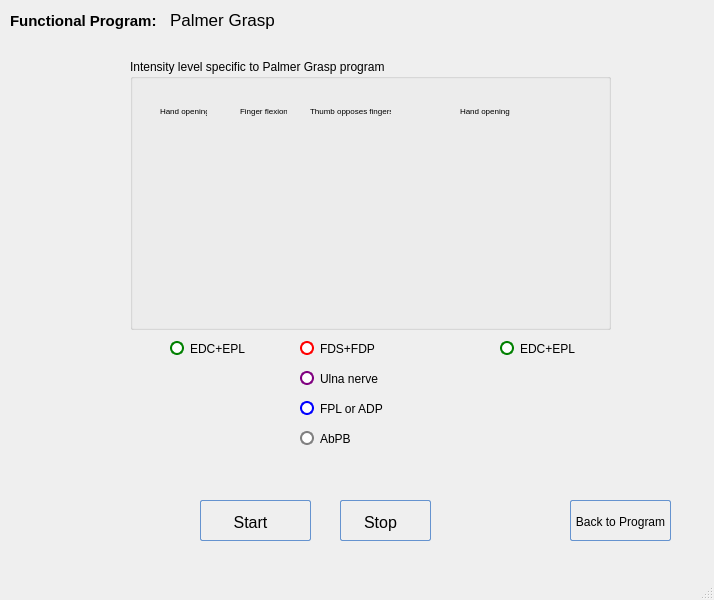
<?xml version="1.0" encoding="UTF-8"?>
<ui version="4.0">
 <class>ProgramPalmerGrasp</class>
 <widget class="QMainWindow" name="ProgramPalmerGrasp">
  <property name="geometry">
   <rect>
    <x>0</x>
    <y>0</y>
    <width>714</width>
    <height>600</height>
   </rect>
  </property>
  <property name="windowTitle">
   <string>MainWindow</string>
  </property>
  <widget class="QWidget" name="centralwidget">
   <widget class="QLabel" name="label_three">
    <property name="geometry">
     <rect>
      <x>320</x>
      <y>460</y>
      <width>47</width>
      <height>13</height>
     </rect>
    </property>
    <property name="font">
     <font>
      <weight>75</weight>
      <bold>true</bold>
     </font>
    </property>
    <property name="text">
     <string/>
    </property>
   </widget>
   <widget class="QLabel" name="label_two">
    <property name="geometry">
     <rect>
      <x>260</x>
      <y>480</y>
      <width>47</width>
      <height>13</height>
     </rect>
    </property>
    <property name="font">
     <font>
      <weight>75</weight>
      <bold>true</bold>
     </font>
    </property>
    <property name="text">
     <string/>
    </property>
   </widget>
   <widget class="QLabel" name="label_five">
    <property name="geometry">
     <rect>
      <x>400</x>
      <y>460</y>
      <width>47</width>
      <height>13</height>
     </rect>
    </property>
    <property name="font">
     <font>
      <weight>75</weight>
      <bold>true</bold>
     </font>
    </property>
    <property name="text">
     <string/>
    </property>
   </widget>
   <widget class="QLabel" name="label_one">
    <property name="geometry">
     <rect>
      <x>260</x>
      <y>460</y>
      <width>47</width>
      <height>13</height>
     </rect>
    </property>
    <property name="font">
     <font>
      <weight>75</weight>
      <bold>true</bold>
     </font>
    </property>
    <property name="text">
     <string/>
    </property>
   </widget>
   <widget class="QLabel" name="label_four">
    <property name="geometry">
     <rect>
      <x>320</x>
      <y>480</y>
      <width>47</width>
      <height>13</height>
     </rect>
    </property>
    <property name="font">
     <font>
      <weight>75</weight>
      <bold>true</bold>
     </font>
    </property>
    <property name="text">
     <string/>
    </property>
   </widget>
   <widget class="QRadioButton" name="radioButton_four">
    <property name="geometry">
     <rect>
      <x>170</x>
      <y>340</y>
      <width>141</width>
      <height>17</height>
     </rect>
    </property>
    <property name="styleSheet">
     <string notr="true">QRadioButton {
color: black;
}

QRadioButton::indicator {
width: 11px;
height: 11px;
border-radius: 5px;
}

QRadioButton::indicator::unchecked{ 
border: 2px solid; 
border-color: green;
border-radius: 7px;
background-color: white; 
width: 10px; 
height: 10px; 
}

QRadioButton::indicator::checked{ 
border: 2px solid; 
border-color: green;
border-radius: 7px;
background-color: black; 
width: 10px; 
height: 10px; 
}</string>
    </property>
    <property name="text">
     <string>EDC+EPL</string>
    </property>
   </widget>
   <widget class="QRadioButton" name="radioButton_three">
    <property name="geometry">
     <rect>
      <x>300</x>
      <y>400</y>
      <width>141</width>
      <height>17</height>
     </rect>
    </property>
    <property name="styleSheet">
     <string notr="true">QRadioButton {

color: black;
}

QRadioButton::indicator {
width: 11px;
height: 11px;
border-radius: 5px;
}

QRadioButton::indicator::unchecked{ 
border: 2px solid; 
border-color: blue;
border-radius: 7px;
background-color: white; 
width: 10px; 
height: 10px; 
}

QRadioButton::indicator::checked{ 
border: 2px solid; 
border-color: blue;
border-radius: 7px;
background-color: black; 
width: 10px; 
height: 10px; 
}</string>
    </property>
    <property name="text">
     <string>FPL or ADP</string>
    </property>
   </widget>
   <widget class="QRadioButton" name="radioButton_one">
    <property name="geometry">
     <rect>
      <x>300</x>
      <y>340</y>
      <width>171</width>
      <height>17</height>
     </rect>
    </property>
    <property name="styleSheet">
     <string notr="true">QRadioButton {
color: black;
}

QRadioButton::indicator {
width: 11px;
height: 11px;
border-radius: 5px;
}

QRadioButton::indicator::unchecked{ 
border: 2px solid; 
border-color: red;
border-radius: 7px;
background-color: white; 
width: 10px; 
height: 10px; 
}

QRadioButton::indicator::checked{ 
border: 2px solid; 
border-color: red;
border-radius: 7px;
background-color: black; 
width: 10px; 
height: 10px; 
}</string>
    </property>
    <property name="text">
     <string>FDS+FDP</string>
    </property>
   </widget>
   <widget class="QRadioButton" name="radioButton_two">
    <property name="geometry">
     <rect>
      <x>300</x>
      <y>370</y>
      <width>161</width>
      <height>17</height>
     </rect>
    </property>
    <property name="styleSheet">
     <string notr="true">QRadioButton {
color: black;
}

QRadioButton::indicator {
width: 11px;
height: 11px;
border-radius: 5px;
}

QRadioButton::indicator::unchecked{ 
border: 2px solid; 
border-color: purple;
border-radius: 7px;
background-color: white; 
width: 10px; 
height: 10px; 
}

QRadioButton::indicator::checked{ 
border: 2px solid; 
border-color: purple;
border-radius: 7px;
background-color: black; 
width: 10px; 
height: 10px; 
}</string>
    </property>
    <property name="text">
     <string>Ulna nerve</string>
    </property>
   </widget>
   <widget class="QRadioButton" name="radioButton_five">
    <property name="geometry">
     <rect>
      <x>500</x>
      <y>340</y>
      <width>151</width>
      <height>17</height>
     </rect>
    </property>
    <property name="styleSheet">
     <string notr="true">QRadioButton {

color: black;
}

QRadioButton::indicator {
width: 11px;
height: 11px;
border-radius: 5px;
}

QRadioButton::indicator::unchecked{ 
border: 2px solid; 
border-color: green;
border-radius: 7px;
background-color: white; 
width: 10px; 
height: 10px; 
}

QRadioButton::indicator::checked{ 
border: 2px solid; 
border-color: green;
border-radius: 7px;
background-color: black; 
width: 10px; 
height: 10px; 
}</string>
    </property>
    <property name="text">
     <string>EDC+EPL</string>
    </property>
   </widget>
   <widget class="QPushButton" name="pushButton">
    <property name="geometry">
     <rect>
      <x>570</x>
      <y>500</y>
      <width>101</width>
      <height>41</height>
     </rect>
    </property>
    <property name="styleSheet">
     <string notr="true">QPushButton:hover{
        background: qlineargradient(x1 : 0, y1 : 0, x2 : 0, y2 :   1, stop :   0.0 #ffd9aa,
                stop :   0.5 #ffbb6e, stop :   0.55 #feae42, stop :   1.0 #fedb74);
}

QPushButton {
        border: 1px solid #6593cf;
        border-radius: 2px;
        padding: 5px 5px 2px 5px;
        background: qlineargradient(x1 : 0, y1 : 0, x2 : 0, y2 :   1, stop :   0.0 #f5f9ff,
                stop :   0.5 #c7dfff, stop :   0.55 #afd2ff, stop :   1.0 #c0dbff);
        color: #0000;
        font:  large &quot;Arial&quot;;
		font-size: 12px;
        height: 30px;
}




QPushButton:pressed {
        background: qlineargradient(x1 : 0, y1 : 0, x2 : 0, y2 :   1, stop :   0.0 #c0dbff,
        stop :   0.5 #cfd26f, stop :   0.55 #c7df6f, stop :   1.0 #f5f9ff);
        padding-top: 2px;
        padding-left: 3px;

}
QPushButton:on {
        background: qlineargradient(x1 : 0, y1 : 0, x2 : 0, y2 :   1, stop :   0.0 #5AA72D,
        stop :   0.5 #B3E296, stop :   0.55 #B3E296, stop :   1.0 #f5f9ff);
        padding-top: 2px;
        padding-left: 3px;
}

QPushButton:disabled {
        background: transparent #e5e9ee;
        padding-top: 2px;        
        padding-left: 3px;
        color: black;
}</string>
    </property>
    <property name="text">
     <string>Back to Program</string>
    </property>
   </widget>
   <widget class="QGroupBox" name="groupBox">
    <property name="geometry">
     <rect>
      <x>130</x>
      <y>59</y>
      <width>481</width>
      <height>271</height>
     </rect>
    </property>
    <property name="title">
     <string>Intensity level specific to Palmer Grasp program</string>
    </property>
   </widget>
   <widget class="QLabel" name="label">
    <property name="geometry">
     <rect>
      <x>10</x>
      <y>0</y>
      <width>161</width>
      <height>41</height>
     </rect>
    </property>
    <property name="font">
     <font>
      <pointsize>11</pointsize>
      <weight>75</weight>
      <italic>false</italic>
      <bold>true</bold>
     </font>
    </property>
    <property name="text">
     <string>Functional Program: </string>
    </property>
   </widget>
   <widget class="QLabel" name="label_2">
    <property name="geometry">
     <rect>
      <x>170</x>
      <y>10</y>
      <width>131</width>
      <height>20</height>
     </rect>
    </property>
    <property name="font">
     <font>
      <pointsize>13</pointsize>
     </font>
    </property>
    <property name="text">
     <string>Palmer Grasp</string>
    </property>
   </widget>
   <widget class="QRadioButton" name="radioButton_six">
    <property name="geometry">
     <rect>
      <x>300</x>
      <y>430</y>
      <width>141</width>
      <height>17</height>
     </rect>
    </property>
    <property name="styleSheet">
     <string notr="true">QRadioButton {

color: black;
}

QRadioButton::indicator {
width: 11px;
height: 11px;
border-radius: 5px;
}

QRadioButton::indicator::unchecked{ 
border: 2px solid; 
border-color: gray;
border-radius: 7px;
background-color: white; 
width: 10px; 
height: 10px; 
}

QRadioButton::indicator::checked{ 
border: 2px solid; 
border-color: gray;
border-radius: 7px;
background-color: black; 
width: 10px; 
height: 10px; 
}</string>
    </property>
    <property name="text">
     <string>AbPB</string>
    </property>
   </widget>
   <widget class="QLabel" name="label_six">
    <property name="geometry">
     <rect>
      <x>640</x>
      <y>210</y>
      <width>47</width>
      <height>13</height>
     </rect>
    </property>
    <property name="font">
     <font>
      <weight>75</weight>
      <bold>true</bold>
     </font>
    </property>
    <property name="text">
     <string/>
    </property>
   </widget>
   <widget class="QPushButton" name="pushButton_stimStart">
    <property name="geometry">
     <rect>
      <x>200</x>
      <y>500</y>
      <width>111</width>
      <height>41</height>
     </rect>
    </property>
    <property name="styleSheet">
     <string notr="true">QPushButton:hover{
        background: qlineargradient(x1 : 0, y1 : 0, x2 : 0, y2 :   1, stop :   0.0 #ffd9aa,
                stop :   0.5 #ffbb6e, stop :   0.55 #feae42, stop :   1.0 #fedb74);
}

QPushButton {
        border: 1px solid #6593cf;
        border-radius: 2px;
        padding: 5px 15px 2px 5px;
        background: qlineargradient(x1 : 0, y1 : 0, x2 : 0, y2 :   1, stop :   0.0 #f5f9ff,
                stop :   0.5 #c7dfff, stop :   0.55 #afd2ff, stop :   1.0 #c0dbff);
        color: #0000;
        font:  large &quot;Arial&quot;;
		font-size: 16px;
        height: 30px;
}




QPushButton:pressed {
        background: qlineargradient(x1 : 0, y1 : 0, x2 : 0, y2 :   1, stop :   0.0 #c0dbff,
        stop :   0.5 #cfd26f, stop :   0.55 #c7df6f, stop :   1.0 #f5f9ff);
        padding-top: 2px;
        padding-left: 3px;

}
QPushButton:on {
        background: qlineargradient(x1 : 0, y1 : 0, x2 : 0, y2 :   1, stop :   0.0 #5AA72D,
        stop :   0.5 #B3E296, stop :   0.55 #B3E296, stop :   1.0 #f5f9ff);
        padding-top: 2px;
        padding-left: 3px;
}

QPushButton:disabled {
        background: transparent #e5e9ee;
        padding-top: 2px;        
        padding-left: 3px;
        color: black;
}</string>
    </property>
    <property name="text">
     <string>Start</string>
    </property>
    <property name="icon">
     <iconset resource="resources.qrc">
      <normaloff>:/resources/icons8-rfid-signal-100.png</normaloff>:/resources/icons8-rfid-signal-100.png</iconset>
    </property>
   </widget>
   <widget class="QPushButton" name="pushButton_stimStop">
    <property name="geometry">
     <rect>
      <x>340</x>
      <y>500</y>
      <width>91</width>
      <height>41</height>
     </rect>
    </property>
    <property name="styleSheet">
     <string notr="true">QPushButton:hover{
        background: qlineargradient(x1 : 0, y1 : 0, x2 : 0, y2 :   1, stop :   0.0 #ffd9aa,
                stop :   0.5 #ffbb6e, stop :   0.55 #feae42, stop :   1.0 #fedb74);
}

QPushButton {
        border: 1px solid #6593cf;
        border-radius: 2px;
        padding: 5px 15px 2px 5px;
        background: qlineargradient(x1 : 0, y1 : 0, x2 : 0, y2 :   1, stop :   0.0 #f5f9ff,
                stop :   0.5 #c7dfff, stop :   0.55 #afd2ff, stop :   1.0 #c0dbff);
        color: #0000;
        font:  large &quot;Arial&quot;;
		font-size: 16px;
        height: 30px;
}




QPushButton:pressed {
        background: qlineargradient(x1 : 0, y1 : 0, x2 : 0, y2 :   1, stop :   0.0 #c0dbff,
        stop :   0.5 #cfd26f, stop :   0.55 #c7df6f, stop :   1.0 #f5f9ff);
        padding-top: 2px;
        padding-left: 3px;

}
QPushButton:on {
        background: qlineargradient(x1 : 0, y1 : 0, x2 : 0, y2 :   1, stop :   0.0 #5AA72D,
        stop :   0.5 #B3E296, stop :   0.55 #B3E296, stop :   1.0 #f5f9ff);
        padding-top: 2px;
        padding-left: 3px;
}

QPushButton:disabled {
        background: transparent #e5e9ee;
        padding-top: 2px;        
        padding-left: 3px;
        color: black;
}</string>
    </property>
    <property name="text">
     <string>Stop</string>
    </property>
   </widget>
   <widget class="QLabel" name="label_3">
    <property name="geometry">
     <rect>
      <x>160</x>
      <y>100</y>
      <width>47</width>
      <height>21</height>
     </rect>
    </property>
    <property name="font">
     <font>
      <pointsize>6</pointsize>
     </font>
    </property>
    <property name="text">
     <string>Hand opening</string>
    </property>
   </widget>
   <widget class="QLabel" name="label_4">
    <property name="geometry">
     <rect>
      <x>240</x>
      <y>100</y>
      <width>47</width>
      <height>21</height>
     </rect>
    </property>
    <property name="font">
     <font>
      <pointsize>6</pointsize>
     </font>
    </property>
    <property name="text">
     <string>Finger flexion</string>
    </property>
   </widget>
   <widget class="QLabel" name="label_5">
    <property name="geometry">
     <rect>
      <x>310</x>
      <y>100</y>
      <width>81</width>
      <height>21</height>
     </rect>
    </property>
    <property name="font">
     <font>
      <pointsize>6</pointsize>
     </font>
    </property>
    <property name="text">
     <string>Thumb opposes fingers</string>
    </property>
   </widget>
   <widget class="QLabel" name="label_6">
    <property name="geometry">
     <rect>
      <x>460</x>
      <y>100</y>
      <width>81</width>
      <height>21</height>
     </rect>
    </property>
    <property name="font">
     <font>
      <pointsize>6</pointsize>
     </font>
    </property>
    <property name="text">
     <string>Hand opening</string>
    </property>
   </widget>
  </widget>
  <widget class="QMenuBar" name="menubar">
   <property name="geometry">
    <rect>
     <x>0</x>
     <y>0</y>
     <width>714</width>
     <height>21</height>
    </rect>
   </property>
  </widget>
  <widget class="QStatusBar" name="statusbar"/>
 </widget>
 <resources>
  <include location="resources.qrc"/>
 </resources>
 <connections/>
</ui>
